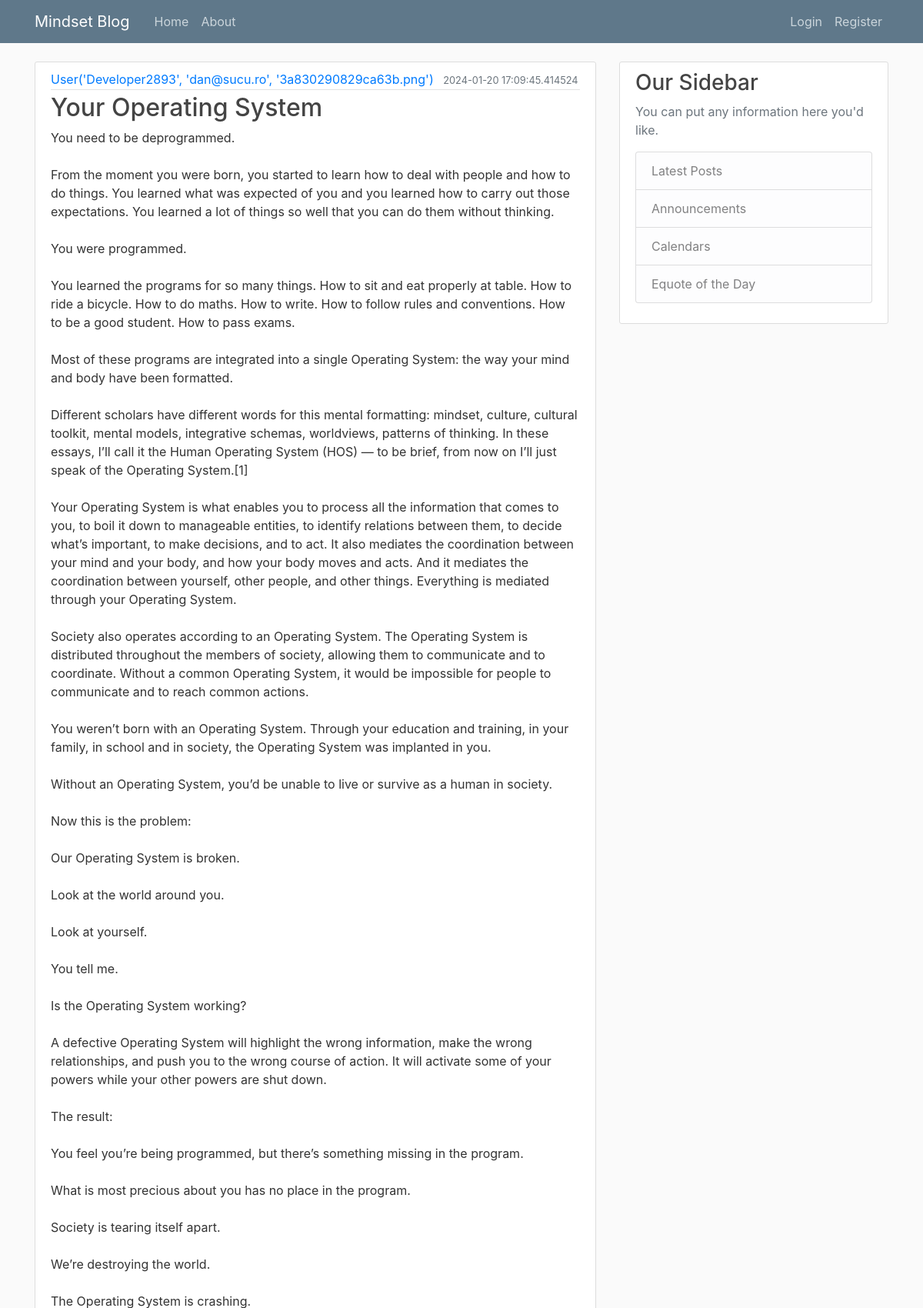
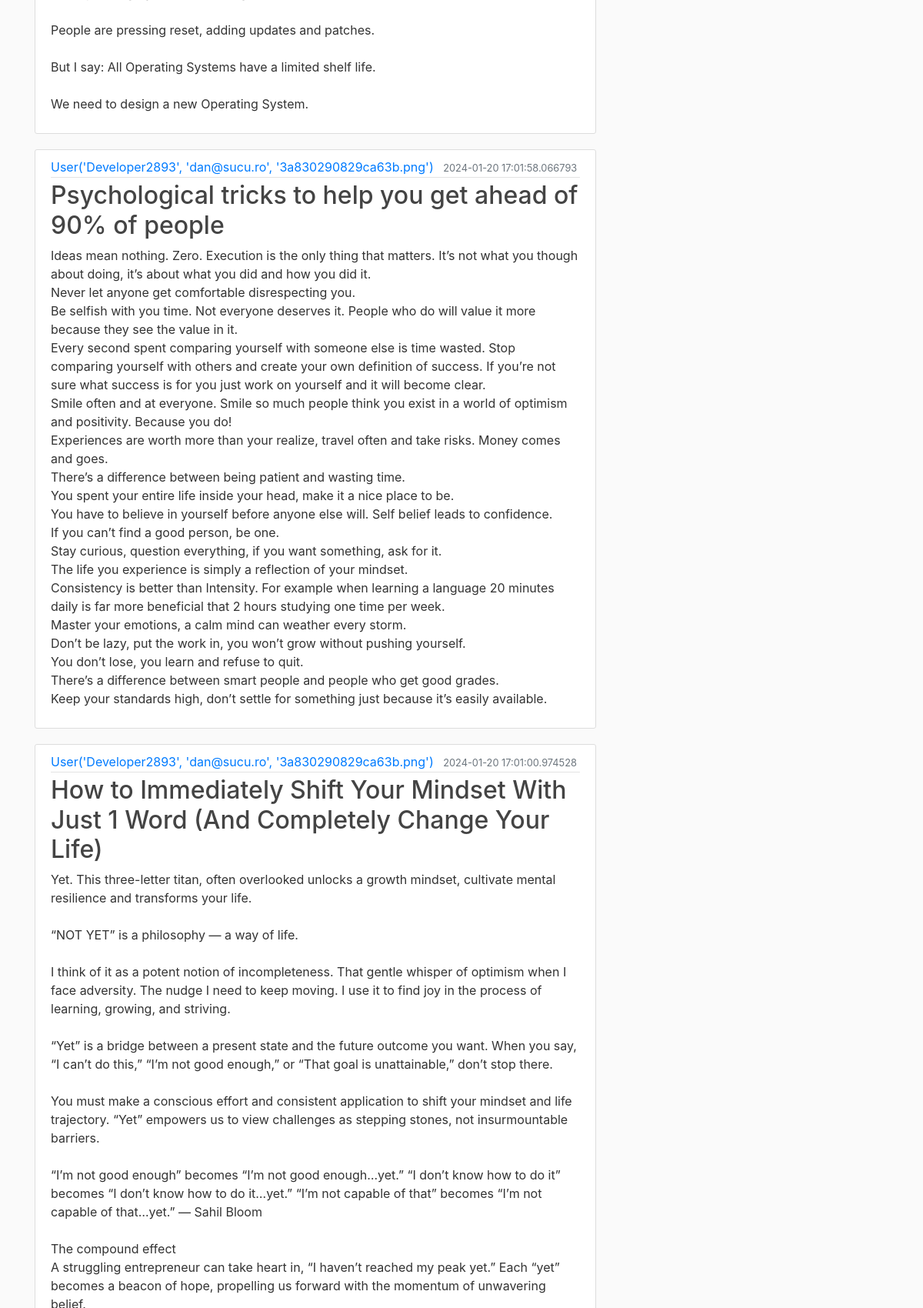
The page /home (upper part) on the database its author committed (2 pictures, top to bottom).
### blog/models.py (models this page shows, shortened)
class Post(db.Model):
    id = db.Column(db.Integer, primary_key=True)
    title = db.Column(db.String(100), nullable=False)
    date_posted = db.Column(db.DateTime, nullable=False, default=datetime.utcnow)
    content = db.Column(db.Text, nullable=False)
    user_id = db.Column(db.Integer, db.ForeignKey('user.id'), nullable=False)

class User(db.Model, UserMixin):
    id = db.Column(db.Integer, primary_key=True)
    username = db.Column(db.String(20), unique=True, nullable=False)
    email = db.Column(db.String(120), unique=True, nullable=False)
    image_file = db.Column(db.String(20), nullable=False, default='default.jpg')
    password = db.Column(db.String(60), nullable=False)
    posts = db.relationship('Post', backref='author', lazy=True)
    def __repr__(self):
        return f"User('{self.username}', '{self.email}', '{self.image_file}')"

### blog/routes.py (the view)
@app.route("/")
@app.route("/home")
def home():
    page = request.args.get('page', 1, type=int)
    posts = Post.query.order_by(Post.date_posted.desc()).paginate(page=page, per_page=5)
    return render_template('home.html', posts=posts)

### blog/templates/home.html
{% extends "layout.html" %}
{% block content %}
{% for post in posts %}
<article class="media content-section">
    <div class="media-body">
        <div class="article-metadata">
            <a class="mr-2" href="#">{{ post.author }}</a>
            <small class="text-muted">{{ post.date_posted }}</small>
        </div>
        <h2><a class="article-title" href="#">{{ post.title }}</a></h2>
        <p class="article-content">{{ post.content }}</p>
    </div>
</article>
{% endfor %}
{% endblock content %}

### blog/static/main.css (style rules this page uses)
body { background: #fafafa; color: #333333; margin-top: 5rem; }
h1, h2, h3, h4, h5, h6 { color: #444444; }
.content-section { background: #ffffff; padding: 10px 20px; border: 1px solid #dddddd; border-radius: 3px; margin-bottom: 20px; }
.article-title { color: #444444; }
.article-content { white-space: pre-line; }
.article-metadata { padding-bottom: 1px; margin-bottom: 4px; border-bottom: 1px solid #e3e3e3 }

### rows shown on the page
Post: author "User('Developer2893', 'dan@sucu.ro', '3a830290829ca63b.png')", date_posted "2024-01-20 17:09:45.414524", title "Your Operating System", content "You need to be deprogrammed. From the moment you were born, you started to learn how to deal with people and how to do things. You learned what was expected of you and you learned how to carry out those expectations. You learned a lot of things so well that you can do them without thinking. You were programmed. You learned the programs for so many things. How to sit and eat properly at table. How to ride a bicycle. How to do maths. How to write. How to follow rules and conventions. How to be a good student. How to pass exams. Most of these programs are integrated into a single Operating System: the way your mind and body have been formatted. Different scholars have different words for this…"
Post: author "User('Developer2893', 'dan@sucu.ro', '3a830290829ca63b.png')", date_posted "2024-01-20 17:01:58.066793", title "Psychological tricks to help you get ahead of 90% of people", content "Ideas mean nothing. Zero. Execution is the only thing that matters. It’s not what you though about doing, it’s about what you did and how you did it. Never let anyone get comfortable disrespecting you. Be selfish with you time. Not everyone deserves it. People who do will value it more because they see the value in it. Every second spent comparing yourself with someone else is time wasted. Stop comparing yourself with others and create your own definition of success. If you’re not sure what success is for you just work on yourself and it will become clear. Smile often and at everyone. Smile so much people think you exist in a world of optimism and positivity. Because you do! Experiences are…"
Post: author "User('Developer2893', 'dan@sucu.ro', '3a830290829ca63b.png')", date_posted "2024-01-20 17:01:00.974528", title "How to Immediately Shift Your Mindset With Just 1 Word (And Completely Change Your Life)"
